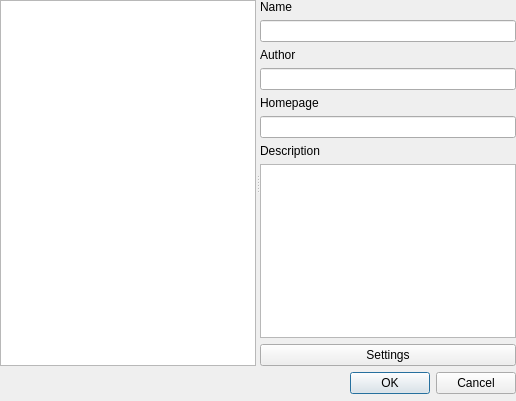
<?xml version="1.0" encoding="UTF-8"?>
<ui version="4.0">
 <class>Dialog</class>
 <widget class="QDialog" name="Dialog">
  <property name="geometry">
   <rect>
    <x>0</x>
    <y>0</y>
    <width>516</width>
    <height>401</height>
   </rect>
  </property>
  <property name="windowTitle">
   <string>Unsupervised Decomposition Algorithms</string>
  </property>
  <widget class="QWidget" name="layoutWidget">
   <property name="geometry">
    <rect>
     <x>0</x>
     <y>0</y>
     <width>516</width>
     <height>394</height>
    </rect>
   </property>
   <layout class="QVBoxLayout" name="verticalLayout_2">
    <item>
     <widget class="QSplitter" name="splitter">
      <property name="orientation">
       <enum>Qt::Horizontal</enum>
      </property>
      <widget class="QListWidget" name="listWidget">
       <property name="sizePolicy">
        <sizepolicy hsizetype="Preferred" vsizetype="Expanding">
         <horstretch>0</horstretch>
         <verstretch>0</verstretch>
        </sizepolicy>
       </property>
      </widget>
      <widget class="QWidget" name="layoutWidget">
       <layout class="QVBoxLayout" name="verticalLayout">
        <item>
         <widget class="QLabel" name="label">
          <property name="text">
           <string>Name</string>
          </property>
         </widget>
        </item>
        <item>
         <widget class="QLineEdit" name="name">
          <property name="readOnly">
           <bool>true</bool>
          </property>
         </widget>
        </item>
        <item>
         <widget class="QLabel" name="label_2">
          <property name="text">
           <string>Author</string>
          </property>
         </widget>
        </item>
        <item>
         <widget class="QLineEdit" name="author">
          <property name="readOnly">
           <bool>true</bool>
          </property>
         </widget>
        </item>
        <item>
         <widget class="QLabel" name="label_3">
          <property name="text">
           <string>Homepage</string>
          </property>
         </widget>
        </item>
        <item>
         <widget class="QLineEdit" name="homepage">
          <property name="readOnly">
           <bool>true</bool>
          </property>
         </widget>
        </item>
        <item>
         <widget class="QLabel" name="label_4">
          <property name="text">
           <string>Description</string>
          </property>
         </widget>
        </item>
        <item>
         <widget class="QTextBrowser" name="description"/>
        </item>
        <item>
         <widget class="QPushButton" name="settingsButton">
          <property name="text">
           <string>Settings</string>
          </property>
         </widget>
        </item>
       </layout>
      </widget>
     </widget>
    </item>
    <item>
     <layout class="QHBoxLayout" name="horizontalLayout">
      <item>
       <spacer name="horizontalSpacer">
        <property name="orientation">
         <enum>Qt::Horizontal</enum>
        </property>
        <property name="sizeHint" stdset="0">
         <size>
          <width>40</width>
          <height>20</height>
         </size>
        </property>
       </spacer>
      </item>
      <item>
       <widget class="QDialogButtonBox" name="buttonBox">
        <property name="orientation">
         <enum>Qt::Horizontal</enum>
        </property>
        <property name="standardButtons">
         <set>QDialogButtonBox::Cancel|QDialogButtonBox::Ok</set>
        </property>
       </widget>
      </item>
     </layout>
    </item>
   </layout>
  </widget>
 </widget>
 <resources/>
 <connections>
  <connection>
   <sender>buttonBox</sender>
   <signal>accepted()</signal>
   <receiver>Dialog</receiver>
   <slot>accept()</slot>
   <hints>
    <hint type="sourcelabel">
     <x>248</x>
     <y>254</y>
    </hint>
    <hint type="destinationlabel">
     <x>157</x>
     <y>274</y>
    </hint>
   </hints>
  </connection>
  <connection>
   <sender>buttonBox</sender>
   <signal>rejected()</signal>
   <receiver>Dialog</receiver>
   <slot>reject()</slot>
   <hints>
    <hint type="sourcelabel">
     <x>316</x>
     <y>260</y>
    </hint>
    <hint type="destinationlabel">
     <x>286</x>
     <y>274</y>
    </hint>
   </hints>
  </connection>
 </connections>
</ui>
